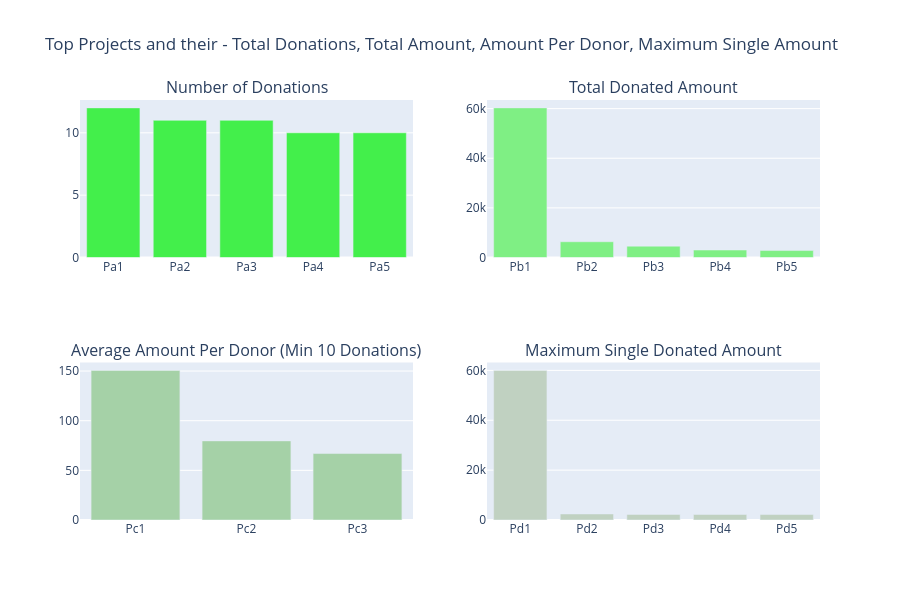

The notebook cell this image was saved under:
### Markdown cell above
>Identifiquemos los proyectos principales y sus atributos relacionados:

 - 3.2.1 Proyectos con el mayor número de donantes

 - 3.2.2 Proyectos con los montos totales financiados más altos

 - 3.2.3 Proyectos con los montos promedio más altos por donante

 - 3.2.4 Proyectos con el monto máximo donado en una sola donación

### Code cell
# Which Projects Had the maximum Donations 
tempdf = donations_df.groupby('Project ID').agg({'Project ID' : 'count', 'Donation Amount' : 'sum'}).rename(columns={'Project ID' : "Total Donations", 'Donation Amount' : "Total Amount"}).reset_index()
tempdf['Average Donation Amount'] = tempdf['Total Amount'] / tempdf['Total Donations']

tempdf1 = tempdf.sort_values(by=['Total Donations'], ascending=[False])
x = tempdf1.head(5)['Project ID']
x = ["Pa"+str(i+1) for i in range(len(x))]
y = tempdf1.head(5)['Total Donations']
tr1 = bar_ver_noagg(x, y, 'Total Donations', '#43ef4b', lm=None, rt=True)

tempdf1 = tempdf.sort_values(by=['Total Amount'], ascending=[False])
x = tempdf1.head(5)['Project ID']
x = ["Pb"+str(i+1) for i in range(len(x))]
y = tempdf1.head(5)['Total Amount']
tr2 = bar_ver_noagg(x, y, 'Average Donations', '#7fef84', lm=None, rt=True)

tempdf_filtered = tempdf[tempdf['Total Donations'] > 10].sort_values(by=['Average Donation Amount'], ascending=False)
x = tempdf_filtered.head(5)['Project ID']
x = ["Pc"+str(i+1) for i in range(len(x))]
y = tempdf_filtered.head(5)['Average Donation Amount']
tr3 = bar_ver_noagg(x, y, 'Average Donations (Min: 10 Donations)', '#a5d1a7', lm=None, rt=True)

tempdf = donations_df.groupby('Project ID').agg({'Project ID' : 'count', 'Donation Amount' : 'max'}).rename(columns={'Project ID' : "Total Donations", 'Donation Amount' : "Maximum Donations"}).reset_index()
tempdf1 = tempdf.sort_values(by=['Maximum Donations'], ascending=[False])
x = tempdf1.head(5)['Project ID']
x = ["Pd"+str(i+1) for i in range(len(x))]
y = tempdf1.head(5)['Maximum Donations']
tr4 = bar_ver_noagg(x, y, 'Maximum Donations', '#c0d1c1', lm=None, rt=True)

fig = tools.make_subplots(rows=2, cols=2, print_grid=False, subplot_titles = ['Number of Donations', "Total Donated Amount", 'Average Amount Per Donor (Min 10 Donations)', 'Maximum Single Donated Amount'])
fig.append_trace(tr1, 1, 1);
fig.append_trace(tr2, 1, 2);
fig.append_trace(tr3, 2, 1);
fig.append_trace(tr4, 2, 2);
fig['layout'].update(height=600, showlegend=False, title='Top Projects and their - Total Donations, Total Amount, Amount Per Donor, Maximum Single Amount');
fig.show()
print('Proyectos con más de 10 donaciones:', len(tempdf[tempdf['Total Donations'] > 10]))

### Figure 1 — Plotly figure (JSON) as saved in the notebook; plotly's stock layout.template omitted (floating-point values rounded to 4 significant figures)
{"data": [{"marker": {"color": "#43ef4b"}, "type": "bar", "x": ["Pa1", "Pa2", "Pa3", "Pa4", "Pa5"], "xaxis": "x", "y": [12, 11, 11, 10, 10], "yaxis": "y"}, {"marker": {"color": "#7fef84"}, "type": "bar", "x": ["Pb1", "Pb2", "Pb3", "Pb4", "Pb5"], "xaxis": "x2", "y": [60290.0, 6350.0, 4571.0, 3007.0, 2798.0], "yaxis": "y2"}, {"marker": {"color": "#a5d1a7"}, "type": "bar", "x": ["Pc1", "Pc2", "Pc3"], "xaxis": "x3", "y": [150.7, 79.67, 66.92], "yaxis": "y3"}, {"marker": {"color": "#c0d1c1"}, "type": "bar", "x": ["Pd1", "Pd2", "Pd3", "Pd4", "Pd5"], "xaxis": "x4", "y": [60000.0, 2420.0, 2248.0, 2219.0, 2190.0], "yaxis": "y4"}], "layout": {"annotations": [{"font": {"size": 16}, "showarrow": false, "text": "Number of Donations", "x": 0.225, "xanchor": "center", "xref": "paper", "y": 1, "yanchor": "bottom", "yref": "paper"}, {"font": {"size": 16}, "showarrow": false, "text": "Total Donated Amount", "x": 0.775, "xanchor": "center", "xref": "paper", "y": 1, "yanchor": "bottom", "yref": "paper"}, {"font": {"size": 16}, "showarrow": false, "text": "Average Amount Per Donor (Min 10 Donations)", "x": 0.225, "xanchor": "center", "xref": "paper", "y": 0.375, "yanchor": "bottom", "yref": "paper"}, {"font": {"size": 16}, "showarrow": false, "text": "Maximum Single Donated Amount", "x": 0.775, "xanchor": "center", "xref": "paper", "y": 0.375, "yanchor": "bottom", "yref": "paper"}], "height": 600, "showlegend": false, "title": {"text": "Top Projects and their - Total Donations, Total Amount, Amount Per Donor, Maximum Single Amount"}, "xaxis": {"anchor": "y", "domain": [0, 0.45]}, "xaxis2": {"anchor": "y2", "domain": [0.55, 1]}, "xaxis3": {"anchor": "y3", "domain": [0, 0.45]}, "xaxis4": {"anchor": "y4", "domain": [0.55, 1]}, "yaxis": {"anchor": "x", "domain": [0.625, 1]}, "yaxis2": {"anchor": "x2", "domain": [0.625, 1]}, "yaxis3": {"anchor": "x3", "domain": [0, 0.375]}, "yaxis4": {"anchor": "x4", "domain": [0, 0.375]}}}
